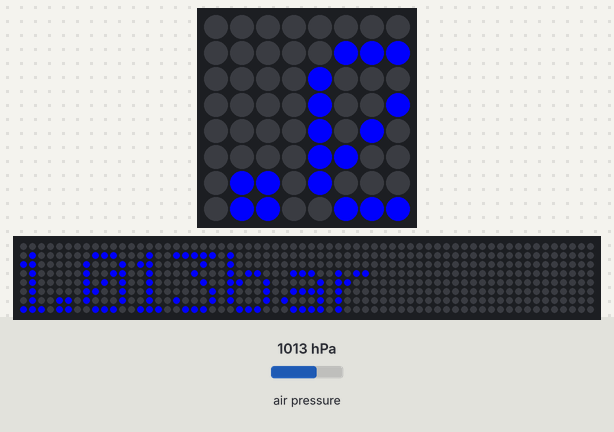
The program below on a simulated Raspberry Pi (BCM pin numbers) with a Sense HAT. Parts: the Sense HAT's 8×8 RGB LED matrix, a strip that is not on the board, showing the scrolling text unrolled. The test bench sets the inputs (shaded band); at power-on: air pressure 1013 hPa. The 64×8 strip is a reading aid, not a part: it shows the text the matrix is scrolling, unrolled, one strip-width of it at a time.

Above: at 1.2 s.
1.3 s: air pressure set to 952 hPa
At 7.08 s:
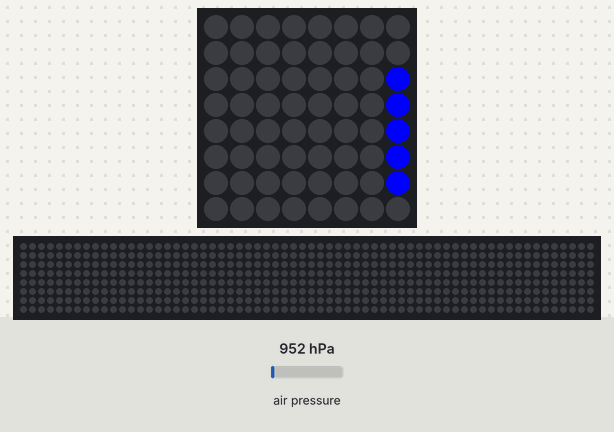
9.0 s: air pressure set to 975 hPa
At 14.87 s:
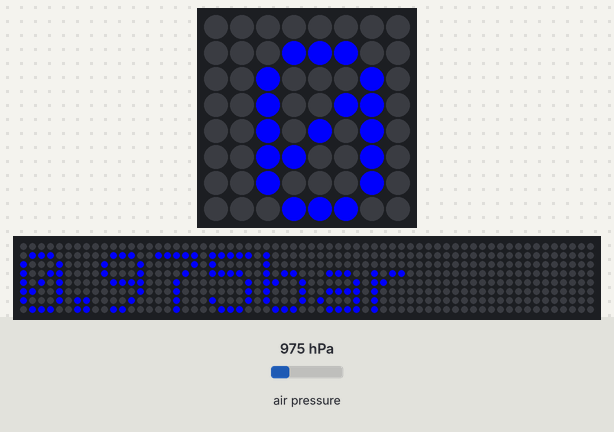
16.7 s: air pressure set to 1000 hPa
At 26.47 s:
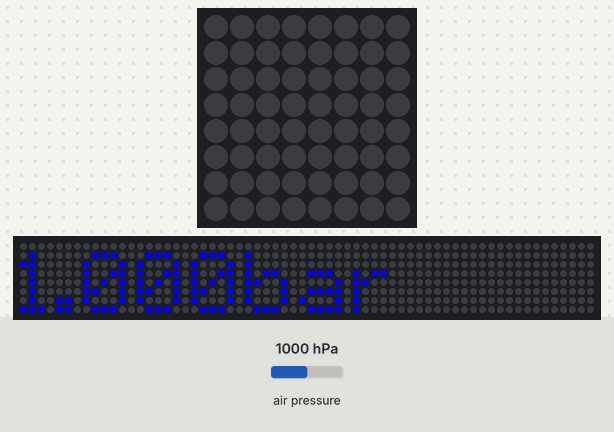

The program:

PressureMatrix.py
```python
from sense_hat import SenseHat
import time

SenseHat().clear()

color = [ 0, 0, 255]

while True:
    p = SenseHat().pressure
    pressure_disp = "{:.3f}bar".format(p/1000)

    SenseHat().show_message( pressure_disp, text_colour = color)
    time.sleep(2)
```
